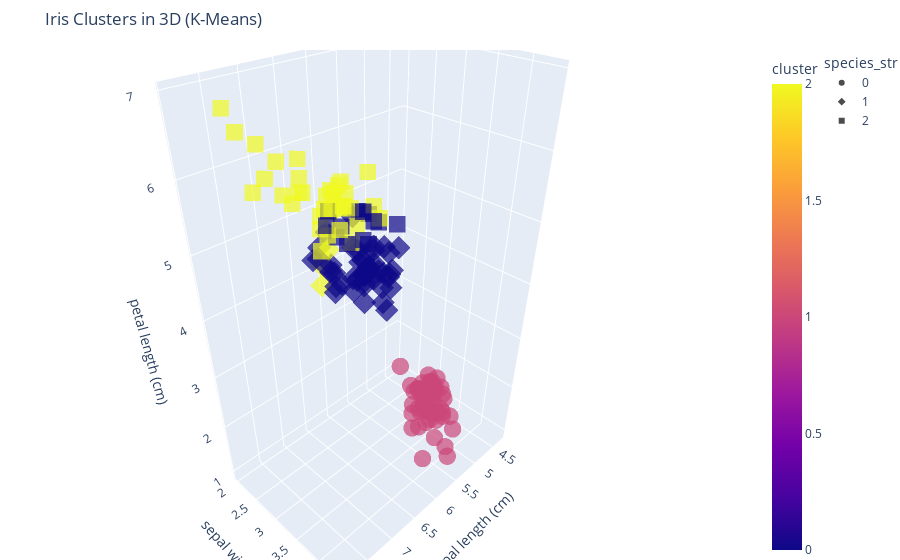

Notebook cell for this chart:
### Code cell
## Get cluster labels for each data point
cluster_labels = kmeans.labels_
 
## Combine with original data
df = pd.DataFrame(X, columns=iris.feature_names)
df['cluster'] = cluster_labels
df['species'] = y # true labels for comparison
 
## Interactive 3D plot
import plotly.express as px
 
colors = ['#1f77b4', '#ff7f0e', '#2ca02c']  # Blue, Orange, Green
df['species_str'] = df['species'].astype(str)  # convert to string for symbol
 
fig = px.scatter_3d(
    df,
    x=iris.feature_names[0],  # Sepal length
    y=iris.feature_names[1],  # Sepal width
    z=iris.feature_names[2],  # Petal length
    color='cluster',           # K-Means cluster
    symbol='species_str',      # True species (as string)
    title='Iris Clusters in 3D (K-Means)',
    opacity=0.7,
    color_discrete_sequence=colors
)
 
fig.update_traces(marker=dict(size=6))
 
fig.update_layout(
    legend=dict(x=1.1, y=1),
    margin=dict(l=0, r=150, t=50, b=0)
)
 
fig.show()

### Figure 1 — Plotly figure (JSON) as saved in the notebook; plotly's stock layout.template omitted (floating-point values rounded to 4 significant figures)
{"data": [{"hovertemplate": "species_str=0<br>sepal length (cm)=%{x}<br>sepal width (cm)=%{y}<br>petal length (cm)=%{z}<br>cluster=%{marker.color}<extra></extra>", "legendgroup": "0", "marker": {"color": [1, 1, 1, 1, 1, 1, 1, 1, 1, 1, 1, 1, 1, 1, 1, 1, 1, 1, 1, 1, 1, 1, 1, 1, 1, 1, 1, 1, 1, 1, 1, 1, 1, 1, 1, 1, 1, 1, 1, 1, 1, 1, 1, 1, 1, 1, 1, 1, 1, 1], "coloraxis": "coloraxis", "opacity": 0.7, "size": 6, "symbol": "circle"}, "mode": "markers", "name": "0", "scene": "scene", "showlegend": true, "type": "scatter3d", "x": [5.1, 4.9, 4.7, 4.6, 5.0, 5.4, 4.6, 5.0, 4.4, 4.9, 5.4, 4.8, 4.8, 4.3, 5.8, 5.7, 5.4, 5.1, 5.7, 5.1, 5.4, 5.1, 4.6, 5.1, 4.8, 5.0, 5.0, 5.2, 5.2, 4.7, 4.8, 5.4, 5.2, 5.5, 4.9, 5.0, 5.5, 4.9, 4.4, 5.1, 5.0, 4.5, 4.4, 5.0, 5.1, 4.8, 5.1, 4.6, 5.3, 5.0], "y": [3.5, 3.0, 3.2, 3.1, 3.6, 3.9, 3.4, 3.4, 2.9, 3.1, 3.7, 3.4, 3.0, 3.0, 4.0, 4.4, 3.9, 3.5, 3.8, 3.8, 3.4, 3.7, 3.6, 3.3, 3.4, 3.0, 3.4, 3.5, 3.4, 3.2, 3.1, 3.4, 4.1, 4.2, 3.1, 3.2, 3.5, 3.6, 3.0, 3.4, 3.5, 2.3, 3.2, 3.5, 3.8, 3.0, 3.8, 3.2, 3.7, 3.3], "z": [1.4, 1.4, 1.3, 1.5, 1.4, 1.7, 1.4, 1.5, 1.4, 1.5, 1.5, 1.6, 1.4, 1.1, 1.2, 1.5, 1.3, 1.4, 1.7, 1.5, 1.7, 1.5, 1.0, 1.7, 1.9, 1.6, 1.6, 1.5, 1.4, 1.6, 1.6, 1.5, 1.5, 1.4, 1.5, 1.2, 1.3, 1.4, 1.3, 1.5, 1.3, 1.3, 1.3, 1.6, 1.9, 1.4, 1.6, 1.4, 1.5, 1.4]}, {"hovertemplate": "species_str=1<br>sepal length (cm)=%{x}<br>sepal width (cm)=%{y}<br>petal length (cm)=%{z}<br>cluster=%{marker.color}<extra></extra>", "legendgroup": "1", "marker": {"color": [2, 0, 2, 0, 0, 0, 0, 0, 0, 0, 0, 0, 0, 0, 0, 0, 0, 0, 0, 0, 0, 0, 0, 0, 0, 0, 0, 2, 0, 0, 0, 0, 0, 0, 0, 0, 0, 0, 0, 0, 0, 0, 0, 0, 0, 0, 0, 0, 0, 0], "coloraxis": "coloraxis", "opacity": 0.7, "size": 6, "symbol": "diamond"}, "mode": "markers", "name": "1", "scene": "scene", "showlegend": true, "type": "scatter3d", "x": [7.0, 6.4, 6.9, 5.5, 6.5, 5.7, 6.3, 4.9, 6.6, 5.2, 5.0, 5.9, 6.0, 6.1, 5.6, 6.7, 5.6, 5.8, 6.2, 5.6, 5.9, 6.1, 6.3, 6.1, 6.4, 6.6, 6.8, 6.7, 6.0, 5.7, 5.5, 5.5, 5.8, 6.0, 5.4, 6.0, 6.7, 6.3, 5.6, 5.5, 5.5, 6.1, 5.8, 5.0, 5.6, 5.7, 5.7, 6.2, 5.1, 5.7], "y": [3.2, 3.2, 3.1, 2.3, 2.8, 2.8, 3.3, 2.4, 2.9, 2.7, 2.0, 3.0, 2.2, 2.9, 2.9, 3.1, 3.0, 2.7, 2.2, 2.5, 3.2, 2.8, 2.5, 2.8, 2.9, 3.0, 2.8, 3.0, 2.9, 2.6, 2.4, 2.4, 2.7, 2.7, 3.0, 3.4, 3.1, 2.3, 3.0, 2.5, 2.6, 3.0, 2.6, 2.3, 2.7, 3.0, 2.9, 2.9, 2.5, 2.8], "z": [4.7, 4.5, 4.9, 4.0, 4.6, 4.5, 4.7, 3.3, 4.6, 3.9, 3.5, 4.2, 4.0, 4.7, 3.6, 4.4, 4.5, 4.1, 4.5, 3.9, 4.8, 4.0, 4.9, 4.7, 4.3, 4.4, 4.8, 5.0, 4.5, 3.5, 3.8, 3.7, 3.9, 5.1, 4.5, 4.5, 4.7, 4.4, 4.1, 4.0, 4.4, 4.6, 4.0, 3.3, 4.2, 4.2, 4.2, 4.3, 3.0, 4.1]}, {"hovertemplate": "species_str=2<br>sepal length (cm)=%{x}<br>sepal width (cm)=%{y}<br>petal length (cm)=%{z}<br>cluster=%{marker.color}<extra></extra>", "legendgroup": "2", "marker": {"color": [2, 0, 2, 2, 2, 2, 0, 2, 2, 2, 2, 2, 2, 0, 0, 2, 2, 2, 2, 0, 2, 0, 2, 0, 2, 2, 0, 0, 2, 2, 2, 2, 2, 0, 2, 2, 2, 2, 0, 2, 2, 2, 0, 2, 2, 2, 0, 2, 2, 0], "coloraxis": "coloraxis", "opacity": 0.7, "size": 6, "symbol": "square"}, "mode": "markers", "name": "2", "scene": "scene", "showlegend": true, "type": "scatter3d", "x": [6.3, 5.8, 7.1, 6.3, 6.5, 7.6, 4.9, 7.3, 6.7, 7.2, 6.5, 6.4, 6.8, 5.7, 5.8, 6.4, 6.5, 7.7, 7.7, 6.0, 6.9, 5.6, 7.7, 6.3, 6.7, 7.2, 6.2, 6.1, 6.4, 7.2, 7.4, 7.9, 6.4, 6.3, 6.1, 7.7, 6.3, 6.4, 6.0, 6.9, 6.7, 6.9, 5.8, 6.8, 6.7, 6.7, 6.3, 6.5, 6.2, 5.9], "y": [3.3, 2.7, 3.0, 2.9, 3.0, 3.0, 2.5, 2.9, 2.5, 3.6, 3.2, 2.7, 3.0, 2.5, 2.8, 3.2, 3.0, 3.8, 2.6, 2.2, 3.2, 2.8, 2.8, 2.7, 3.3, 3.2, 2.8, 3.0, 2.8, 3.0, 2.8, 3.8, 2.8, 2.8, 2.6, 3.0, 3.4, 3.1, 3.0, 3.1, 3.1, 3.1, 2.7, 3.2, 3.3, 3.0, 2.5, 3.0, 3.4, 3.0], "z": [6.0, 5.1, 5.9, 5.6, 5.8, 6.6, 4.5, 6.3, 5.8, 6.1, 5.1, 5.3, 5.5, 5.0, 5.1, 5.3, 5.5, 6.7, 6.9, 5.0, 5.7, 4.9, 6.7, 4.9, 5.7, 6.0, 4.8, 4.9, 5.6, 5.8, 6.1, 6.4, 5.6, 5.1, 5.6, 6.1, 5.6, 5.5, 4.8, 5.4, 5.6, 5.1, 5.1, 5.9, 5.7, 5.2, 5.0, 5.2, 5.4, 5.1]}], "layout": {"coloraxis": {"colorbar": {"title": {"text": "cluster"}}, "colorscale": [[0, "#0d0887"], [0.1111, "#46039f"], [0.2222, "#7201a8"], [0.3333, "#9c179e"], [0.4444, "#bd3786"], [0.5556, "#d8576b"], [0.6667, "#ed7953"], [0.7778, "#fb9f3a"], [0.8889, "#fdca26"], [1, "#f0f921"]]}, "legend": {"title": {"text": "species_str"}, "tracegroupgap": 0, "x": 1.1, "y": 1}, "margin": {"b": 0, "l": 0, "r": 150, "t": 50}, "scene": {"domain": {"x": [0, 1], "y": [0, 1]}, "xaxis": {"title": {"text": "sepal length (cm)"}}, "yaxis": {"title": {"text": "sepal width (cm)"}}, "zaxis": {"title": {"text": "petal length (cm)"}}}, "title": {"text": "Iris Clusters in 3D (K-Means)"}}}
